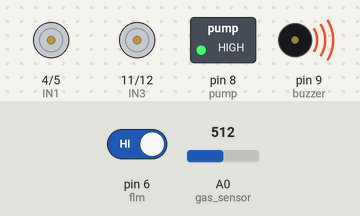
Simulated run of this sketch. Board: Arduino Uno, built with avr-gcc and run on an emulated ATmega328P. Shown: motor-driver pin pairs drawn as motors (green arrow = first pin HIGH = forward, orange = second pin HIGH = backward, longer = more drive, scaled by the enable pin), switched loads named in the sketch (green lamp = pin HIGH), buzzer (waves = sounding, pin HIGH). Inputs (shaded band) come from the test bench; at power-on: pin 6 (flm) HIGH, A0 (gas_sensor) = 512.

Above: at 1.8 s.
1.9 s: pin 6 (flm) driven LOW
At 3.16 s:
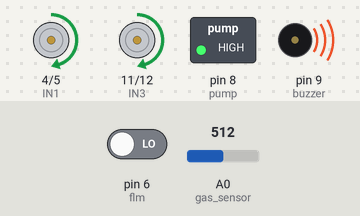
At 4.8 s:
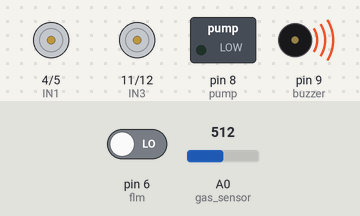
Timing chart, 0 to 17.1 s (numbered marks = the images above; inputs shaded):
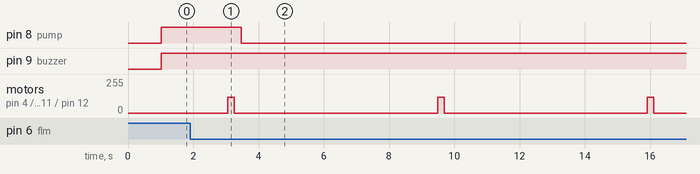

Measured:
- after the input at 1.9 s, pin 8 (pump): HIGH → LOW after 1.6 s; motor on pin 4 (IN1) / pin 5 (IN2), motor on pin 11 (IN3) / pin 12 (IN4): alternates forward 120/255 for 0.20 s and stopped for 6.2 s, starting after 1.2 s

The sketch:

Fire_Gari.ino
```cpp
#include<SoftwareSerial.h>
SoftwareSerial BT(0, 1);
#define buzzer 9
#define flm 6
#define gas_sensor A0
#define pump 8
#define ENA 3
#define IN1 4
#define IN2 5
#define ENB 10
#define IN3 11
#define IN4 12

void motorControl1(int speedA, int in1, int in2) {
  analogWrite(ENA, speedA);  // Set the motor speed
  digitalWrite(IN1, in1);  // Set the motor direction
  digitalWrite(IN2, in2);  // Set the motor direction
}
void motorControl2(int speedA, int in1, int in2) {
  analogWrite(ENB, speedA);  // Set the motor speed
  digitalWrite(IN3, in1);  // Set the motor direction
  digitalWrite(IN4, in2);  // Set the motor direction
}
void setup() {
  BT.begin(9600);
  pinMode(flm, INPUT);
  pinMode(buzzer, OUTPUT);
  pinMode(pump, OUTPUT);
  pinMode(ENA, OUTPUT);
  pinMode(IN1, OUTPUT);
  pinMode(IN2, OUTPUT);
  pinMode(ENB, OUTPUT);
  pinMode(IN3, OUTPUT);
  pinMode(IN4, OUTPUT);
}
void loop() {
  int flame = digitalRead(flm);
  unsigned int sensorValue = analogRead(gas_sensor);  // Read the analog value from sensor
  unsigned int gas = map(sensorValue, 0, 1023, 0, 255);
  delay(1000);
  if (flame == 0) {
    BT.print("Fire! Take Action.");
    BT.print(",");
    motorControl2(120, HIGH, LOW);
    motorControl1(120, HIGH, LOW);
    delay(200);
    motorControl2(0, LOW, LOW);
    motorControl1(0, LOW, LOW);
    delay(200);

    digitalWrite(pump, LOW);

    delay(5000);


  }
  else {
    BT.print("It's Safe Here!");
    BT.print(",");
    digitalWrite(pump, HIGH);
  }
  if (gas >= 55) {
    digitalWrite(buzzer, HIGH);
  }
  else {
    digitalWrite(buzzer, LOW);
  }
  BT.print(gas);
  BT.print(";");
}
```
